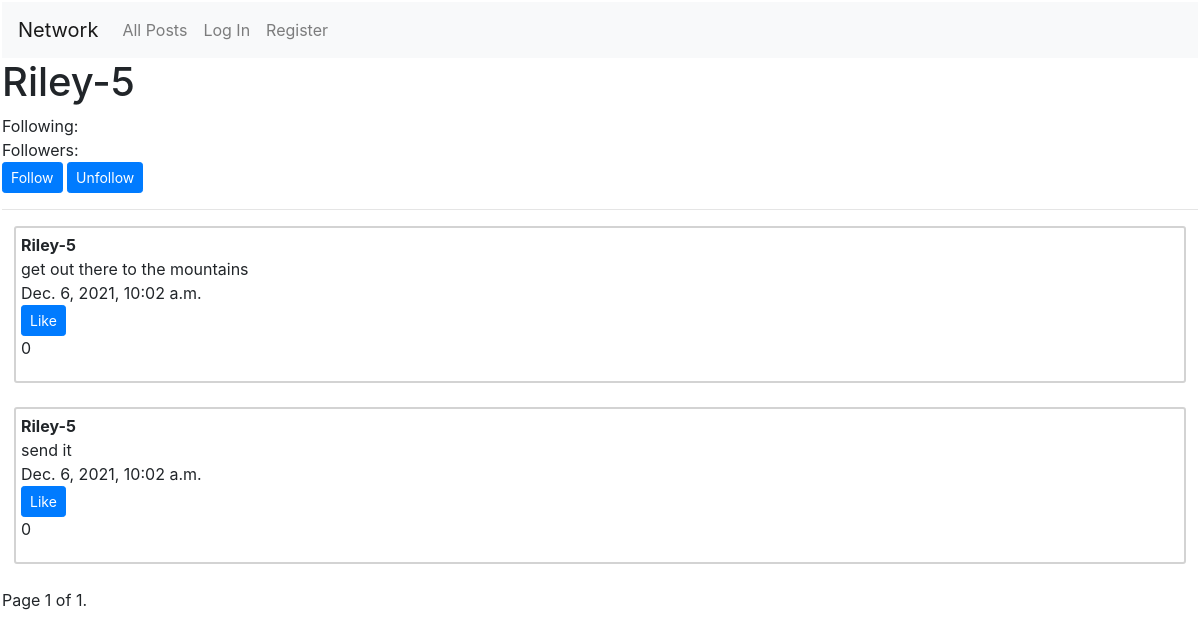
The page /profile/Riley-5 on the database as committed earlier.
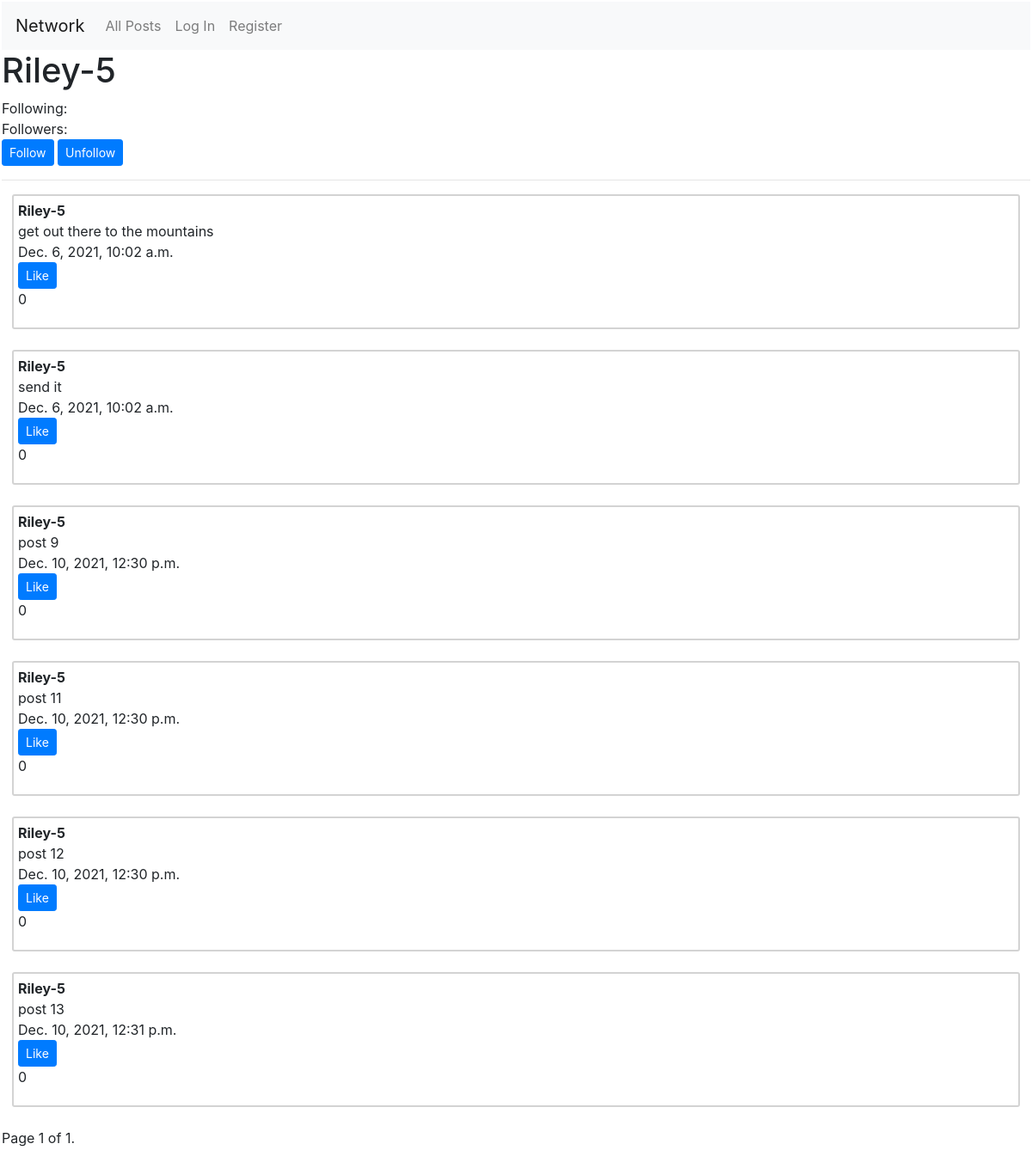
The same page on the database as committed later.
### network/models.py (models this page shows, shortened)
class User(AbstractUser):
    pass

class Post(models.Model):
    content = models.TextField()
    dateTime = models.DateTimeField(auto_now = False, auto_now_add = True)
    like = models.BigIntegerField(default = 0)
    user = models.ForeignKey(User, on_delete = models.CASCADE, related_name = "user")

### network/views.py (the view)
# urls.py: path("profile/<str:username>", views.profile, name="profile"),
def profile(request, username):
    profile = User.objects.get(username = username)
    profilePosts = Post.objects.filter(user__username = username).order_by("dateTime")
    postsPerPage = Paginator(profilePosts, 10)
    page_number = request.GET.get('page')
    page_obj = postsPerPage.get_page(page_number)
    return render(request, "network/profile.html", {
        "profile": profile,
        "profilePosts": page_obj
    })

### network/templates/network/profile.html (shortened to what this page needs)
{% extends "network/layout.html" %}
{% load static %}
{% block body %}
    <h1>{{ profile.username }}</h1>
    <div id="follow-unfollow">
        Following: {{ profile.following }}
        <br>
        Followers: {{ profile.followers }}
        <br>
        {% if profile.username != user.username %}
            <button class="btn btn-primary btn-sm" id=follow-button>Follow</button>
            <button class="btn btn-primary btn-sm" id=unfollow-button>Unfollow</button>
        {% endif %}
        <hr>
    </div>
    {% for profilePost in profilePosts %}
        <div class="posts">
            <div id="username">
                <strong>{{ profilePost.user }}</strong>
            </div>
            <div id="content">
                {{ profilePost.content }}
            </div>
            <div id="date-time">
                {{ profilePost.dateTime }}
            </div>
            <div id="like-button">
                <button class="btn btn-primary btn-sm" id="like-button">Like</button>
                <p id="number-likes">{{ profilePost.like }}</p>
            </div>
        </div>
        <br>
    {% endfor %}
    <div class="pagination">
        <span class="step-links">
            <span class="current">
                Page {{ profilePosts.number }} of {{ profilePosts.paginator.num_pages }}.
            </span>
        </span>
    </div>
{% endblock %}

### network/templates/network/layout.html (shortened to what this page needs)
{% load static %}
<!DOCTYPE html>
<html lang="en">
    <head>
        <link rel="stylesheet" href="https://stackpath.bootstrapcdn.com/bootstrap/4.4.1/css/bootstrap.min.css">
        <link href="{% static 'network/styles.css' %}" rel="stylesheet">
    </head>
    <body>
        <nav class="navbar navbar-expand-lg navbar-light bg-light">
            <a class="navbar-brand" href="{% url 'index' %}">Network</a>
            <div>
              <ul class="navbar-nav mr-auto">
                <li class="nav-item">
                  <a class="nav-link" href="{% url 'index' %}">All Posts</a>
                </li>
                {% if user.is_authenticated %}
                    <li class="nav-item">
                        <a class="nav-link" href="{% url 'following' %}">Following</a>
                    </li>
                    <li class="nav-item">
                        <a class="nav-link" href="{% url 'logout' %}">Log Out</a>
                    </li>
                {% else %}
                    <li class="nav-item">
                        <a class="nav-link" href="{% url 'login' %}">Log In</a>
                    </li>
                    <li class="nav-item">
                        <a class="nav-link" href="{% url 'register' %}">Register</a>
                    </li>
                {% endif %}
              </ul>
            </div>
          </nav>
        <div class="body">
            {% block body %}
            {% endblock %}
        </div>
    </body>
</html>

### network/static/network/styles.css (style rules this page uses)
body { padding: 2px; }
.posts { border: solid 2px lightgray; border-radius: 3px; margin-right: 1vw; margin-left: 1vw; padding: 5px; }

Rows that differ between the two databases and show on the page:
added Post: user "Riley-5", content "post 9", dateTime "Dec. 10, 2021, 12:30 p.m.", like "0"
added Post: user "Riley-5", content "post 11", dateTime "Dec. 10, 2021, 12:30 p.m.", like "0"
added Post: user "Riley-5", content "post 12", dateTime "Dec. 10, 2021, 12:30 p.m.", like "0"
added Post: user "Riley-5", content "post 13", dateTime "Dec. 10, 2021, 12:31 p.m.", like "0"
